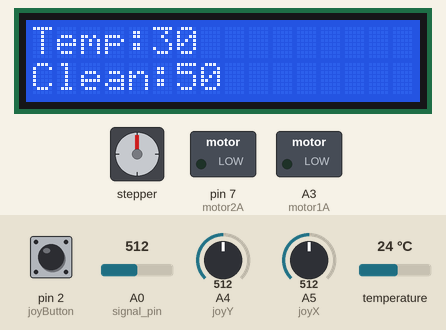
This sketch was run on a simulated Arduino Uno, built with avr-gcc and run on an emulated ATmega328P. On the bench: 16×2 character LCD, stepper motor, switched loads named in the sketch (green lamp = pin HIGH). Inputs (shaded band) come from the test bench; at power-on: pin 2 (joyButton) HIGH, temperature 24 °C, A0 (signal_pin) = 512, A4 (joyY) = 512, A5 (joyX) = 512. Stepper angles assume 2048 steps per turn; what the sketch prints to the serial monitor is not drawn.

Above: at 0.8 s.
0.9 s: pin 2 (joyButton) pulled LOW for 0.15 s
At 2.0 s:
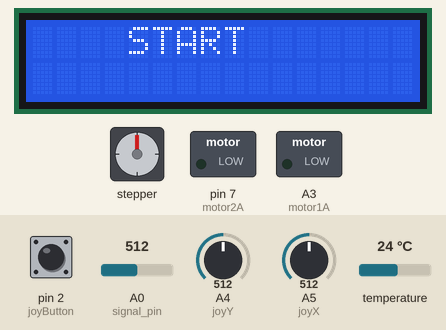
At 3.6 s:
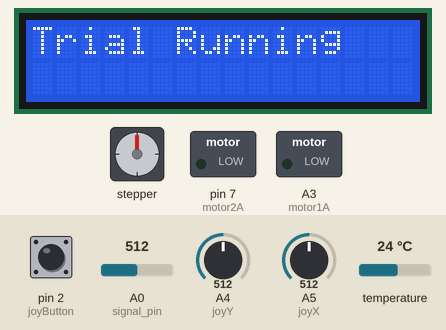
4.0 s: temperature set to 29.2 °C
At 5.3 s:
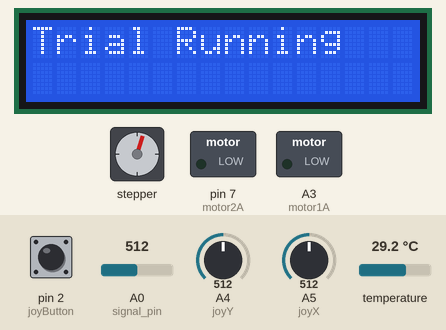
7.0 s: temperature set to 30.8 °C
Timing chart, 0 to 11.5 s (numbered marks = the images above; inputs shaded):
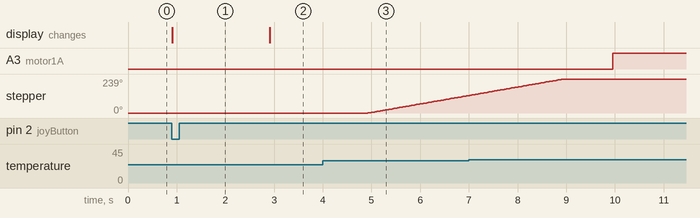

The sketch:

Makeohio2026.ino
```cpp
#include <OneWire.h>
#include <Stepper.h>
#include <LiquidCrystal.h>

// lcd and joystick
LiquidCrystal lcd(13, 12, 6, 5, 3, A2);
bool started = false;

int joyX = A5;
int joyY = A4;
int joyButton = 2;

int tempThreshold = 30;
int cleanThreshold = 50;


/* water pump motors */
#define motor1A A3 // blue wire
#define motor2A 7 // white wire

/* water sensor level */
#define signal_pin A0


int tds_meter = A1;
int DS18S20_Pin = 4;
int pin1 = 8, pin2 = 10, pin3 = 9, pin4 = 11; /* insert pin */
bool waterIsClean = false;
bool waterIsCold = false;
int water_sensor = 0; /* water sensor value */

int steps_per_revolution = 2048;
int steps_degree = 682;
Stepper motor(steps_per_revolution, pin1, pin2, pin3, pin4);


// Temperature chip i/o
OneWire ds(DS18S20_Pin);


void setup(){
  //joystick and LCD
  pinMode(joyButton, INPUT_PULLUP);
  lcd.begin(16,2);

  motor.setSpeed(10); // motor speed
  // pinMode(power_pin, OUTPUT); // water sensor
  // digitalWrite(power_pin, LOW); // water sensor
  pinMode(motor1A, OUTPUT); // pump
  pinMode(motor2A, OUTPUT); // pump
  Serial.begin(9600);

  while (!started) {

    int x = analogRead(joyX);
    int y = analogRead(joyY);

    if (x < 300) {
      cleanThreshold--;
      delay(200);
    }

    if (x > 700) {
      cleanThreshold++;
      delay(200);
    }

    if (y < 300) {
      tempThreshold--;
      delay(200);
    }

    if (y > 700) {
      tempThreshold++;
      delay(200);
    }

    lcd.setCursor(0,0);
    lcd.print("Temp:");
    lcd.print(tempThreshold);
    lcd.print("   ");

    lcd.setCursor(0,1);
    lcd.print("Clean:");
    lcd.print(cleanThreshold);
    lcd.print("   ");

    if (digitalRead(joyButton) == LOW) {
      started = true;
      lcd.clear();
      lcd.setCursor(4,0);
      lcd.print("START");
      delay(2000);
    }

  }
    lcd.setCursor(0,0);
    lcd.print("Trial Running");


  delay(2000);

  // check if water is dirty
  waterIsClean = isClean(cleanThreshold);
  // check water temp (30 and under is cold)
  waterIsCold = isCold(tempThreshold);


  // get motor ready
  if (waterIsClean) {
    motor.step(steps_degree);
    // water is clean and can be reused to clean
  } else if(waterIsCold) {
    motor.step(steps_degree * 2);
    // water is cold and can be used to cool
  }else {
    // water is dirty and too hot
    // do nothing?
  }

}

void loop(){

  water_sensor = analogRead(signal_pin);
  Serial.println(water_sensor);
  delay(1000);
  while (water_sensor > 200) {
    water_sensor = analogRead(signal_pin);
    digitalWrite(motor1A, HIGH);
    digitalWrite(motor2A, LOW);
  }
  digitalWrite(motor1A, LOW);
  digitalWrite(motor2A, LOW);

  delay(5000);

  // reset motor back
  if (waterIsClean) {
    motor.step(-steps_degree);
    // water is clean and can be reused to clean
  } else if(waterIsCold) {
    motor.step(-1* steps_degree * 2);
    // water is cold and can be used to cool
  }else {
    // water is dirty and too hot
    // do nothing?
  }

  Serial.println("Exiting");
  delay(1000);
  exit(0);

}


bool isCold(int tempThreshold){
  //returns the temperature from one DS18S20 in DEG Celsius

  byte data[12];
  byte addr[8];

  if ( !ds.search(addr)) {
      //no more sensors on chain, reset search
      ds.reset_search();
      return -1000;
  }

  if ( OneWire::crc8( addr, 7) != addr[7]) {
      Serial.println("CRC is not valid!");
      return -1000;
  }

  if ( addr[0] != 0x10 && addr[0] != 0x28) {
      Serial.print("Device is not recognized");
      return -1000;
  }

  ds.reset();
  ds.select(addr);
  ds.write(0x44,1); // start conversion, with parasite power on at the end

  byte present = ds.reset();
  ds.select(addr);
  ds.write(0xBE); // Read Scratchpad


  for (int i = 0; i < 9; i++) { // we need 9 bytes
    data[i] = ds.read();
  }

  ds.reset_search();

  byte MSB = data[1];
  byte LSB = data[0];

  float tempRead = ((MSB << 8) | LSB); //using two's compliment
  float TemperatureSum = tempRead / 16;

  if (TemperatureSum > tempThreshold) {
    Serial.println("it is hot");
    return false;
  } else {
    Serial.println("it is cold");
    return true;
  }

}


float isClean(int cleanThreshold) {
  int raw = analogRead(tds_meter);

  // convert voltage
  float voltage = raw * 5.0 / 1024.0;

  // simple TDS approximation
  float tds = voltage * 500;

  if (tds < cleanThreshold) {
    Serial.println("it is clean!");
    return true;
  } else {
    Serial.println("it's dirty");
    return false;
  }

}


bool isEmpty() {
  delay(10);
  water_sensor = analogRead(signal_pin);
  while (water_sensor < 290 && water_sensor > 130) {
    water_sensor = analogRead(signal_pin);
    Serial.println(water_sensor);
    delay(1000);
  }
  Serial.println(water_sensor);

  if (water_sensor < 130) return true; // it's empty
  else return false; // it's full

}
```

Measured:
- after the input at 0.9 s, the display: changes at once (image 1)
